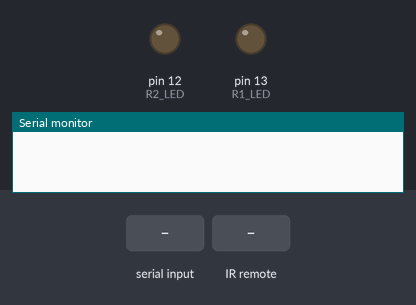
This sketch was run on a simulated Arduino Uno, built with avr-gcc and run on an emulated ATmega328P. Shown: output pins drawn as LEDs (lit = HIGH), the last lines printed to the serial monitor. The test bench sets the inputs (shaded band). Pins used as bus, display or sensor lines are not drawn.

Above: at 1.2 s.
1.3 s: "1" received over Serial
At 2.5 s:
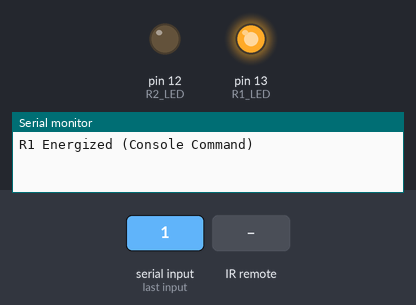
2.8 s: "9" received over Serial
At 3.8 s:
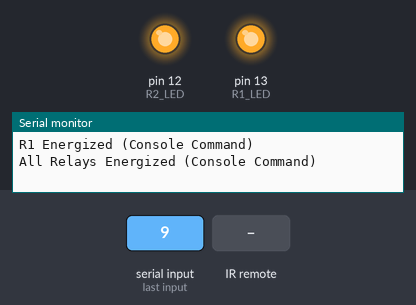
4.3 s: "2" received over Serial
At 5.0 s:
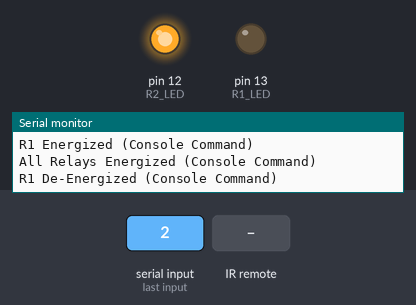
5.8 s: infrared code 0xFF30CF received
At 6.1 s:
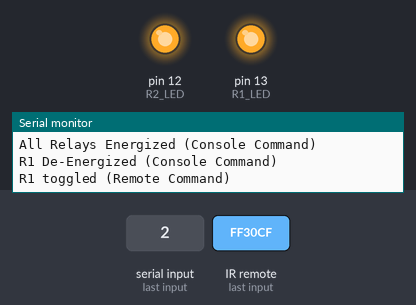
7.3 s: "4" received over Serial
At 8.5 s:
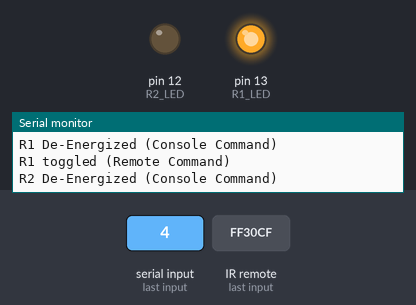
8.8 s: "3" received over Serial
At 9.6 s:
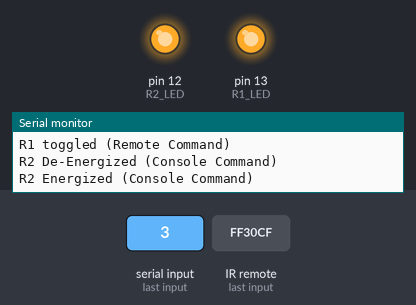
Timing chart, 0 to 11.3 s (numbered marks = the images above; inputs shaded):
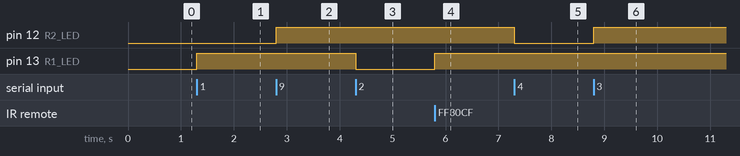

The sketch:

sketch_reay_togge2Rwithoffbuttonv2BETA.ino
```cpp
// Sketch by Ahsan Muhammad to Controll Two Relays By SERIAL COMMANDS AND A IR REMOTE
// V.3.0 Date : 15-11-13
#include <IRremote.h>
int IR_LED = 11;
int R1 = 9;
int R2 = 10;
int R1_LED = 13;
int R2_LED = 12;
int R3 = 8;
int R4 = 7;
int on = 0;

IRrecv irrecv(IR_LED);
decode_results results;

void setup()
{
    pinMode(R1, OUTPUT);
    pinMode(R2, OUTPUT);
    pinMode(R3, OUTPUT);
    pinMode(R4, OUTPUT);
    pinMode(R1_LED, OUTPUT);
    pinMode(R2_LED, OUTPUT);
    pinMode(IR_LED, INPUT) ;


      Serial.begin(9600);
      irrecv.enableIRIn(); // Start the receiver
  }
unsigned long last = millis();
void loop()
 {
   char ch = Serial.read();
   if (ch=='1'){
     digitalWrite (R1 ,HIGH);
     digitalWrite(13, HIGH);
    Serial.println("R1 Energized (Console Command)");
   }
   {
   if (ch=='2'){
     digitalWrite (R1 ,LOW);
   digitalWrite(13,  LOW);
    Serial.println("R1 De-Energized (Console Command)");
   }
    {
   if (ch=='3'){
     digitalWrite (R2 ,HIGH);
   digitalWrite(12,HIGH);
    Serial.println("R2 Energized (Console Command)");
   }
    {
   if (ch=='4'){
     digitalWrite (R2 ,LOW);
   digitalWrite(12,LOW);
    Serial.println("R2 De-Energized (Console Command)");
   }
     {
   if (ch=='5'){
     digitalWrite (R3 ,HIGH);

    Serial.println("R3 Energized (Console Command)");
   }  {
   if (ch=='6'){
     digitalWrite (R3 ,LOW);
    Serial.println("R3 De-Energized (Console Command)");
   }
     {
   if (ch=='7'){
     digitalWrite (R4 ,LOW);
    Serial.println("R4 Energized (Console Command)");
   }  {
   if (ch=='8'){
     digitalWrite (R4 ,HIGH);
    Serial.println("R4 De-Energized (Console Command)");
   }
   {
   if (ch=='9'){
     digitalWrite (R1 ,HIGH);
   digitalWrite (R2 ,HIGH);
     digitalWrite (R3 ,HIGH);
        digitalWrite (R4 ,LOW);
  digitalWrite(12,HIGH);
 digitalWrite(13,HIGH);
 Serial.println("All Relays Energized (Console Command)");
   }
    {
   if (ch=='0'){
     digitalWrite (R1,LOW);
   digitalWrite (R2,LOW);
   digitalWrite (R3,LOW);
   digitalWrite (R4,HIGH);
  digitalWrite(12,LOW);
 digitalWrite(13,LOW);
 Serial.println("All Relays De-Energized (Console Command)");
   }
{
  if (irrecv.decode(&results)) {
    if (results.value == 0xFF30CF) { // 1 button for R1
      if (millis() - last > 200) {
        on = !on; // IR received, toggle the relay
        digitalWrite(R1, on ? HIGH : LOW);
        digitalWrite(13, on ? HIGH : LOW);
    Serial.println("R1 toggled (Remote Command)");
      }
      last = millis();
    }
    irrecv.resume(); // Receive the next value
  }{
    if (irrecv.decode(&results)) {
    if (results.value == 0xFF18E7) { // 2 button for R2
      if (millis() - last > 200) {
        on = !on; // IR received, toggle the relay
        digitalWrite(R2, on ? HIGH : LOW);
        digitalWrite(12, on ? HIGH : LOW);
    Serial.println("R2 toggled (Remote Command)");
      }
      last = millis();
    }}}
    irrecv.resume(); // Receive the next value
  }{
   if (irrecv.decode(&results)) {
    if (results.value == 0xFFB04F) { // FL- button to deactivate every relay
      if (millis() - last > 200) {
        on = !on; // IR received, toggle the relay
        digitalWrite(R1, LOW);
        digitalWrite(R2, LOW);
        digitalWrite(R1_LED, LOW);
        digitalWrite(R2_LED, LOW);
    Serial.println("All Relays De-Energized (Remote Command)");
      }
      last = millis();
    }
    irrecv.resume(); // Receive the next value
   }{
       if (irrecv.decode(&results)) {
    if (results.value == 0xFF9867) { // FL+ button to activate every relay
      if (millis() - last > 200) {
        on = !on; // IR received, toggle the relay
        digitalWrite(R1, HIGH);
        digitalWrite(R2, HIGH);
        digitalWrite(R1_LED, HIGH);
        digitalWrite(R2_LED, HIGH);
    Serial.println("All Relays Energized (Remote Command)");
      }
      last = millis();
    }}}}
    irrecv.resume(); // Receive the next value
    }}}}}}}}}}
```

Measured:
- after the input at 1.3 s, pin 13 (R1_LED): LOW → HIGH at once
- after the input at 2.8 s, pin 12 (R2_LED): LOW → HIGH at once
- after the input at 4.3 s, pin 13 (R1_LED): HIGH → LOW at once
- after the input at 5.8 s, pin 13 (R1_LED): LOW → HIGH at once
- after the input at 7.3 s, pin 12 (R2_LED): HIGH → LOW at once
- after the input at 8.8 s, pin 12 (R2_LED): LOW → HIGH at once
